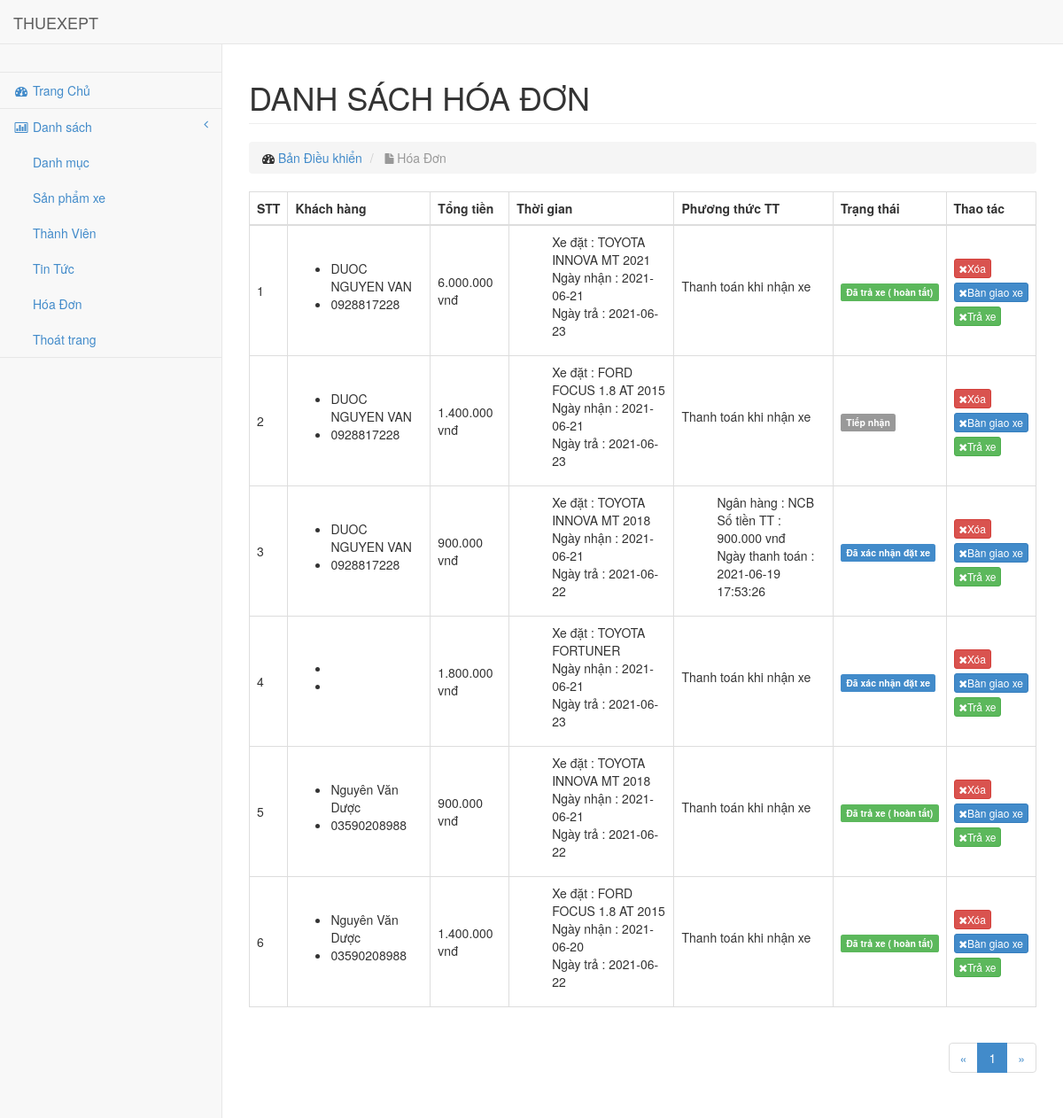
The app's page /admin/modules/transaction/index.php (signed in) with its own data.
### tables this page shows
CREATE TABLE IF NOT EXISTS `transaction` (
`id` int(11) NOT NULL,
  `amount` int(11) DEFAULT NULL,
  `status` tinyint(4) DEFAULT '0',
  `users_id` int(11) DEFAULT NULL,
  `note` text,
  `time_start` date DEFAULT NULL,
  `number_day` int(11) DEFAULT '0',
  `product_id` int(11) NOT NULL DEFAULT '0',
  `type` int(11) NOT NULL DEFAULT '0',
  `time_stop` date DEFAULT NULL,
  `code` varchar(255) DEFAULT NULL,
  `admin_id` int(11) DEFAULT NULL,
  `created_at` timestamp NULL DEFAULT CURRENT_TIMESTAMP,
  `updated_at` timestamp NULL DEFAULT CURRENT_TIMESTAMP ON UPDATE CURRENT_TIMESTAMP
);

CREATE TABLE IF NOT EXISTS `users` (
`id` int(11) NOT NULL,
  `name` varchar(100) DEFAULT NULL,
  `email` varchar(100) DEFAULT NULL,
  `phone` char(15) DEFAULT NULL,
  `adress` varchar(100) DEFAULT NULL,
  `password` varchar(50) DEFAULT NULL,
  `avartar` varchar(100) DEFAULT NULL,
  `status` tinyint(4) DEFAULT '1',
  `level` tinyint(4) DEFAULT NULL,
  `created_at` timestamp NULL DEFAULT NULL,
  `updated_at` timestamp NULL DEFAULT NULL ON UPDATE CURRENT_TIMESTAMP
);

CREATE TABLE IF NOT EXISTS `product` (
`id` int(11) NOT NULL,
  `name` varchar(100) DEFAULT NULL,
  `content` text,
  `number` int(11) DEFAULT '0',
  `price` int(11) DEFAULT NULL,
  `thunbar` varchar(100) DEFAULT NULL,
  `category_id_chil` int(11) DEFAULT NULL,
  `user_id` int(11) DEFAULT NULL,
  `sale` tinyint(4) DEFAULT '0',
  `slug` varchar(100) DEFAULT NULL,
  `hot` int(11) DEFAULT '1',
  `note` text,
  `head` int(11) DEFAULT NULL,
  `view` int(11) DEFAULT NULL,
  `created_at` timestamp NULL DEFAULT CURRENT_TIMESTAMP,
  `updated_at` timestamp NULL DEFAULT CURRENT_TIMESTAMP ON UPDATE CURRENT_TIMESTAMP
);

CREATE TABLE IF NOT EXISTS `payments` (
`id` int(11) NOT NULL,
  `id_transaction` int(11) NOT NULL,
  `money` float NOT NULL COMMENT 'số tiền thanh toán',
  `note` varchar(255) DEFAULT NULL COMMENT 'ghi chú thanh toán',
  `vnp_response_code` varchar(255) NOT NULL COMMENT 'mã phản hồi',
  `code_vnpay` varchar(255) NOT NULL COMMENT 'mã giao dịch vnpay',
  `code_bank` varchar(255) NOT NULL COMMENT 'mã ngân hàng',
  `payment_time` datetime DEFAULT CURRENT_TIMESTAMP COMMENT 'thời gian chuyển khoản'
);

### libraries/database.php (called while the page is built, shortened)
<?php
class Database
{
    public $link;
    public function __construct()
    {
        $this->link = mysqli_connect("localhost", "root", "", "xehaidang") or die ();
        mysqli_set_charset($this->link, "utf8");
    }
    public function fetchJoneTransaction($table, $sql, $page = 0, $row, $pagi = false)
    {
        $data = [];
        if ($pagi == true) {
            $total = $this->countTableTransaction($table);
            $sotrang = ceil($total / $row);
            $start = ($page - 1) * $row;
            $sql .= " LIMIT $start,$row";
            $data = ["page" => $sotrang];
            $result = mysqli_query($this->link, $sql) or die("Lỗi truy vấn fetchJone ---- " . mysqli_error($this->link));
        } else {
            $result = mysqli_query($this->link, $sql) or die("Lỗi truy vấn fetchJone ---- " . mysqli_error($this->link));
        }
        if ($result) {
            while ($num = mysqli_fetch_assoc($result)) {
                $data[] = $num;
            }
        }
        return $data;
    }
    public function countTableTransaction($table)
    {
        $sql = "SELECT id FROM  {$table} where admin_id = ". $_SESSION['user']['id'];
        $result = mysqli_query($this->link, $sql) or die("Lỗi Truy Vấn countTable----" . mysqli_error($this->link));
        $num = mysqli_num_rows($result);
        return $num;
    }
}
?>

### admin/autoload/autoload.php (called while the page is built, shortened)
<?php
require_once __DIR__ . "/../../libraries/database.php";
$db = new Database;
?>

### admin/modules/transaction/index.php (the view, shortened to what this page needs)
<?php
require_once __DIR__ . "/../../autoload/autoload.php";
if (isset($_GET['page'])) {
    $p = $_GET['page'];
} else {
    $p = 1;
}
if ($_SESSION['level'] == 1) {
    $sql = "SELECT transaction.*,
      payments.note as note,
      payments.vnp_response_code as vnp_response_code,
      payments.code_vnpay as code_vnpay,
      payments.code_bank as code_bank,
      payments.payment_time as payment_time,
      users.name as nameuser,
      users.phone as phoneuser,
      users.adress as adressuser,
      product.name as nameproduct
     from transaction
     LEFT JOIN users ON users.id = transaction.users_id
     LEFT JOIN product ON product.id = transaction.product_id
     LEFT JOIN payments ON payments.id_transaction = transaction.id
      ORDER BY id DESC ";
}
$transaction = $db->fetchJoneTransaction("transaction", $sql, $p, 10, true);
if (isset($transaction['page'])) {
    $sotrang = $transaction['page'];
    unset($transaction['page']);
}
?>
<?php require_once __DIR__ . "/../../layouts/header.php"; ?>
<div id="page-wrapper">
    <div class="row">
        <div class="col-lg-12">
            <h1 class="page-header">
                DANH SÁCH HÓA ĐƠN
            </h1>
            <ol class="breadcrumb">
                <li>
                    <i class="fa fa-dashboard"></i> <a href="index.html">Bản Điều khiển</a>
                </li>
                <li class="active">
                    <i class="fa fa-file"></i> Hóa Đơn
                </li>
            </ol>
        </div>
    </div>
    <div class="row">
        <div class="col-md-12">
            <div class="table-responsive">
                <table class="table table-bordered table-hover">
                    <thead>
                    <tr>
                        <th>STT</th>
                        <th>Khách hàng</th>
                        <th>Tổng tiền</th>
                        <th>Thời gian</th>
                        <th>Phương thức TT</th>
                        <th>Trạng thái</th>
                        <th>Thao tác</th>
                    </tr>
                    </thead>
                    <tbody>
                    <?php $stt = 1;
                    foreach ($transaction as $item) : ?>
                        <tr>
                            <td style="vertical-align: middle"><?php echo $stt ?></td>
                            <td style="vertical-align: middle">
                                <ul>
                                    <li><?php echo $item['nameuser'] ?></li>
                                    <li><?php echo $item['phoneuser'] ?></li>
                                </ul>
                            </td>
                            <td style="vertical-align: middle"><?php echo number_format($item['amount'], 0, ',', '.') ?> vnđ</td>
                            <td style="vertical-align: middle">
                                <ul class="ul-transaction">
                                    <li>Xe đặt : <?= $item['nameproduct'] ?></li>
                                    <li>Ngày nhận : <?= $item['time_start'] ?></li>
                                    <li>Ngày trả : <?= $item['time_stop'] ?></li>
                                </ul>
                            </td>
                            <td style="vertical-align: middle">
                                <?php if ($item['type'] == 2) : ?>
                                <ul class="ul-transaction">
                                    <li>Ngân hàng : <?= $item['code_bank'] ?></li>
                                    <li>Số tiền TT : <?= number_format($item['amount'], 0, ',', '.') ?> vnđ</li>
                                    <li>Ngày thanh toán : <?= $item['payment_time'] ?></li>
                                </ul>
                                <?php else : ?>
                                    <p>Thanh toán khi nhận xe</p>
                                <?php endif; ?>
                            </td>
                            <td style="vertical-align: middle">
                                <?php if ($item['status'] == 1) : ?>
                                    <span class="label label-info">Đã bàn giao xe</span>
                                <?php elseif ($item['status'] == 2) : ?>
                                    <span class="label label-success">Đã trả xe ( hoàn tất)</span>
                                <?php elseif($item['status'] == 3) : ?>
                                    <span class="label label-primary">Đã xác nhận đặt xe</span>
                                <?php else : ?>
                                    <span class="label label-default">Tiếp nhận</span>
                                <?php endif; ?>
                            </td>
                            <td style="vertical-align: middle">
                                <a style="margin-top: 5px;" class="btn btn-xs btn-danger"
                                   href="delete.php?id=<?php echo $item['id'] ?>"><i class="fa fa-times"></i>Xóa</a><br>
                                <a style="margin-top: 5px;" class="btn btn-xs btn-primary"
                                   href="status.php?id=<?php echo $item['id'] ?>&status=1"><i class="fa fa-times"></i>Bàn
                                    giao xe</a><br>
                                <a style="margin-top: 5px;" class="btn btn-xs btn-success"
                                   href="status.php?id=<?php echo $item['id'] ?>&status=2"><i class="fa fa-times"></i>Trả
                                    xe</a>
                            </td>
                        </tr>
                        <?php $stt++; endforeach ?>
                    </tbody>
                </table>
                <div class="pull-right">
                    <nav aria-label="Page navigation">
                        <ul class="pagination">
                            <li>
                                <a href="#" aria-label="Previous">
                                    <span aria-hidden="true">&laquo;</span>
                                </a>
                            </li>
                            <?php for ($i = 1; $i <= $sotrang; $i++) : ?>
                                <?php
                                if (isset($_GET['page'])) {
                                    $p = $_GET['page'];
                                } else {
                                    $p = 1;
                                }
                                ?>
                                <li class="<?php echo ($i == $p) ? 'active' : '' ?>">
                                    <a href="?page=<?php echo $i; ?>"><?php echo $i; ?></a>
                                </li>
                            <?php endfor; ?>
                            <li>
                                <a href="#" aria-label="Next">
                                    <span aria-hidden="true">&raquo;</span>
                                </a>
                            </li>
                        </ul>
                    </nav>
                </div>
            </div>
        </div>
    </div>
</div>
<?php require_once __DIR__ . "/../../layouts/footer.php"; ?>

### public/admin/css/sb-admin.css (style rules this page uses)
body { padding-top: 100px; background-color: #f8f8f8; }
@media (min-width: 768px) { body { padding-top: 50px; } }
#page-wrapper { padding: 0 15px; min-height: 568px; background-color: #fff; }
@media (min-width: 768px) { #page-wrapper { position: inherit; margin: 0 0 0 250px; padding: 0 30px; min-height: 1300px; border-left: 1px solid #e7e7e7; } }
.ul-transaction { list-style-type: none; }

### records on screen
transaction: users.name "DUOC NGUYEN VAN", users.phone "0928817228", amount "6.000.000", product.name "TOYOTA INNOVA MT 2021", time_start "2021-06-21", time_stop "2021-06-23", type "Thanh toán khi nhận xe", status "Đã trả xe ( hoàn tất)"
transaction: users.name "DUOC NGUYEN VAN", users.phone "0928817228", amount "1.400.000", product.name "FORD FOCUS 1.8 AT 2015", time_start "2021-06-21", time_stop "2021-06-23", type "Thanh toán khi nhận xe", status "Tiếp nhận"
transaction: users.name "DUOC NGUYEN VAN", users.phone "0928817228", amount "900.000", product.name "TOYOTA INNOVA MT 2018", time_start "2021-06-21", time_stop "2021-06-22", payments.code_bank "NCB", payments.payment_time "2021-06-19 17:53:26", status "Đã xác nhận đặt xe"
transaction: amount "1.800.000", product.name "TOYOTA FORTUNER", time_start "2021-06-21", time_stop "2021-06-23", type "Thanh toán khi nhận xe", status "Đã xác nhận đặt xe"
transaction: users.name "Nguyên Văn Dược", users.phone "03590208988", amount "900.000", product.name "TOYOTA INNOVA MT 2018", time_start "2021-06-21", time_stop "2021-06-22", type "Thanh toán khi nhận xe", status "Đã trả xe ( hoàn tất)"
transaction: users.name "Nguyên Văn Dược", users.phone "03590208988", amount "1.400.000", product.name "FORD FOCUS 1.8 AT 2015", time_start "2021-06-20", time_stop "2021-06-22", type "Thanh toán khi nhận xe", status "Đã trả xe ( hoàn tất)"
